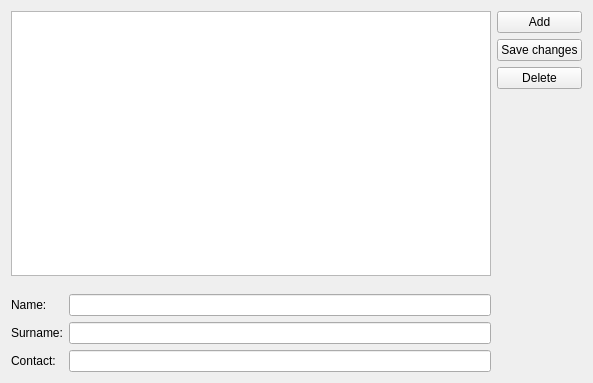
<?xml version="1.0" encoding="UTF-8"?>
<ui version="4.0">
 <class>ObserverManager</class>
 <widget class="QWidget" name="ObserverManager">
  <property name="geometry">
   <rect>
    <x>0</x>
    <y>0</y>
    <width>593</width>
    <height>383</height>
   </rect>
  </property>
  <property name="minimumSize">
   <size>
    <width>593</width>
    <height>383</height>
   </size>
  </property>
  <property name="windowTitle">
   <string>Form</string>
  </property>
  <layout class="QHBoxLayout" name="horizontalLayout">
   <item>
    <layout class="QVBoxLayout" name="verticalLayout">
     <item>
      <widget class="QTableView" name="observerTableView"/>
     </item>
     <item>
      <spacer name="verticalSpacer">
       <property name="orientation">
        <enum>Qt::Vertical</enum>
       </property>
       <property name="sizeType">
        <enum>QSizePolicy::Fixed</enum>
       </property>
       <property name="sizeHint" stdset="0">
        <size>
         <width>20</width>
         <height>12</height>
        </size>
       </property>
      </spacer>
     </item>
     <item>
      <layout class="QFormLayout" name="formLayout">
       <item row="0" column="0">
        <widget class="QLabel" name="nameLabel">
         <property name="text">
          <string>Name:</string>
         </property>
        </widget>
       </item>
       <item row="0" column="1">
        <widget class="QLineEdit" name="nameLineEdit"/>
       </item>
       <item row="1" column="0">
        <widget class="QLabel" name="surnameLabel">
         <property name="text">
          <string>Surname:</string>
         </property>
        </widget>
       </item>
       <item row="1" column="1">
        <widget class="QLineEdit" name="surnameLineEdit"/>
       </item>
       <item row="2" column="0">
        <widget class="QLabel" name="contactLabel">
         <property name="text">
          <string>Contact:</string>
         </property>
        </widget>
       </item>
       <item row="2" column="1">
        <widget class="QLineEdit" name="contactLineEdit"/>
       </item>
      </layout>
     </item>
    </layout>
   </item>
   <item>
    <layout class="QVBoxLayout" name="verticalLayout_2">
     <item>
      <widget class="QPushButton" name="addButton">
       <property name="text">
        <string>Add</string>
       </property>
      </widget>
     </item>
     <item>
      <widget class="QPushButton" name="saveButton">
       <property name="text">
        <string>Save changes</string>
       </property>
      </widget>
     </item>
     <item>
      <widget class="QPushButton" name="deleteButton">
       <property name="text">
        <string>Delete</string>
       </property>
      </widget>
     </item>
     <item>
      <spacer name="verticalSpacer_2">
       <property name="orientation">
        <enum>Qt::Vertical</enum>
       </property>
       <property name="sizeHint" stdset="0">
        <size>
         <width>20</width>
         <height>40</height>
        </size>
       </property>
      </spacer>
     </item>
    </layout>
   </item>
  </layout>
 </widget>
 <resources/>
 <connections/>
</ui>
